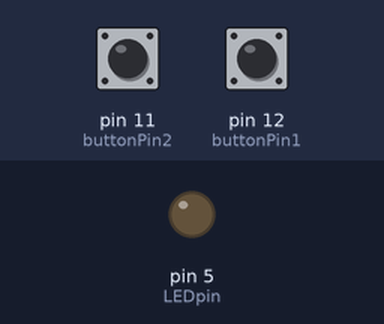
This sketch was run on a simulated Arduino Uno, built with avr-gcc and run on an emulated ATmega328P. On the bench: output pins drawn as LEDs (lit = HIGH). The inputs (shaded band) are chosen by the test bench; at power-on: pin 12 (buttonPin1) HIGH, pin 11 (buttonPin2) HIGH.

Above: at 1.2 s.
1.3 s: pin 12 (buttonPin1) pulled LOW for 0.15 s
At 1.7 s:
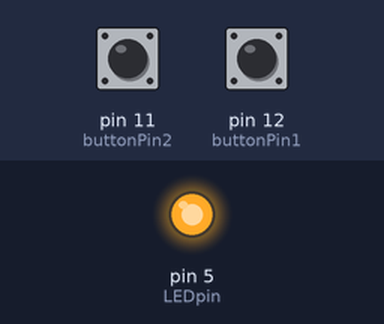
2.9 s: pin 11 (buttonPin2) pulled LOW for 0.15 s
At 4.1 s:
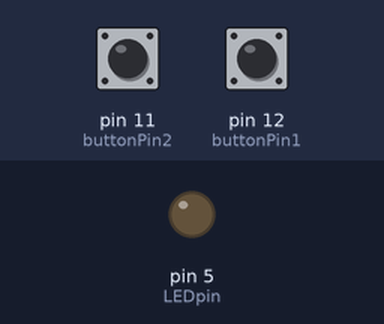
4.5 s: pin 12 (buttonPin1) pulled LOW for 1 s
At 5.3 s:
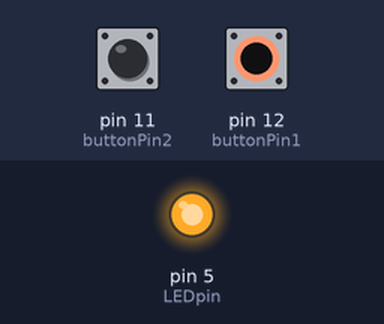
7.0 s: pin 11 (buttonPin2) pulled LOW for 1 s
At 8.4 s:
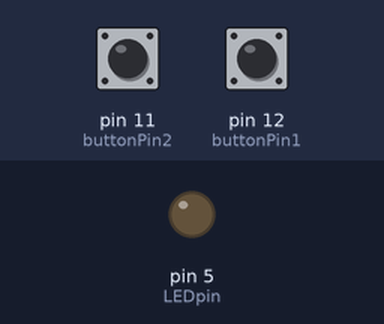
Timing chart, 0 to 10.0 s (numbered marks = the images above; inputs shaded):
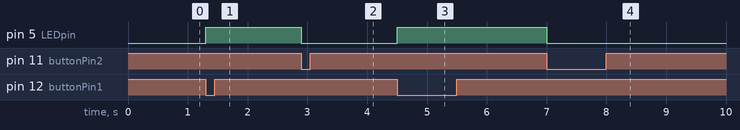

The sketch:

019usePushButtonsToCreateDimmableLED.ino
```cpp
int LEDpin = 5;
int buttonPin1 = 12;
int buttonPin2 = 11;
int buttonVal1, buttonVal2;
int dt = 250;
int LEDbright = 0;
void setup()
{
  pinMode(LEDpin, OUTPUT);
  pinMode(buttonPin1,INPUT);
  pinMode(buttonPin2,INPUT);

}

void loop()
{
  buttonVal1 = digitalRead(buttonPin1);
  buttonVal2 = digitalRead(buttonPin2);
  if(buttonVal1 == 0){
    LEDbright+=5;
  }
  if(buttonVal2 == 0){
    LEDbright-=5;
  }
  if(LEDbright>255){
    LEDbright=255;
  }
  if(LEDbright<0){
    LEDbright = 0;
  }
  analogWrite(LEDpin,LEDbright);
}
```

Measured:
- after the input at 1.3 s, pin 5 (LEDpin): LOW → HIGH at once
- after the input at 2.9 s, pin 5 (LEDpin): HIGH → LOW at once
- after the input at 4.5 s, pin 5 (LEDpin): LOW → HIGH at once
- after the input at 7.0 s, pin 5 (LEDpin): HIGH → LOW at once
